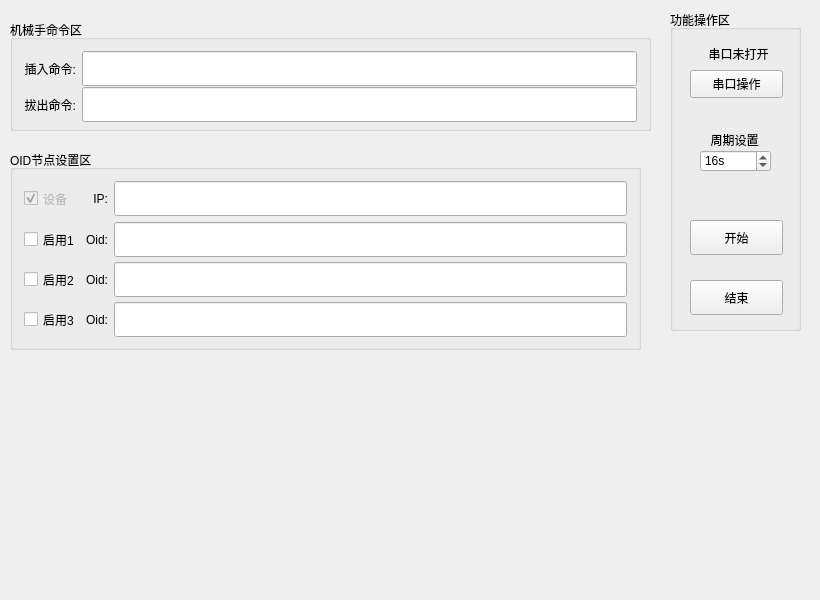
<?xml version="1.0" encoding="UTF-8"?>
<ui version="4.0">
 <class>MainWindow</class>
 <widget class="QMainWindow" name="MainWindow">
  <property name="geometry">
   <rect>
    <x>0</x>
    <y>0</y>
    <width>820</width>
    <height>600</height>
   </rect>
  </property>
  <property name="windowTitle">
   <string>MainWindow</string>
  </property>
  <widget class="QWidget" name="centralWidget">
   <widget class="QGroupBox" name="groupBox_1">
    <property name="geometry">
     <rect>
      <x>10</x>
      <y>20</y>
      <width>641</width>
      <height>111</height>
     </rect>
    </property>
    <property name="title">
     <string>机械手命令区</string>
    </property>
    <layout class="QGridLayout" name="gridLayout">
     <item row="0" column="0">
      <widget class="QLabel" name="label_2">
       <property name="minimumSize">
        <size>
         <width>0</width>
         <height>35</height>
        </size>
       </property>
       <property name="maximumSize">
        <size>
         <width>90</width>
         <height>16777215</height>
        </size>
       </property>
       <property name="text">
        <string>插入命令:</string>
       </property>
       <property name="alignment">
        <set>Qt::AlignRight|Qt::AlignTrailing|Qt::AlignVCenter</set>
       </property>
      </widget>
     </item>
     <item row="0" column="1">
      <widget class="QLineEdit" name="openEdit">
       <property name="minimumSize">
        <size>
         <width>0</width>
         <height>35</height>
        </size>
       </property>
      </widget>
     </item>
     <item row="1" column="0">
      <widget class="QLabel" name="label_4">
       <property name="minimumSize">
        <size>
         <width>0</width>
         <height>35</height>
        </size>
       </property>
       <property name="maximumSize">
        <size>
         <width>90</width>
         <height>16777215</height>
        </size>
       </property>
       <property name="text">
        <string>拔出命令:</string>
       </property>
       <property name="alignment">
        <set>Qt::AlignRight|Qt::AlignTrailing|Qt::AlignVCenter</set>
       </property>
      </widget>
     </item>
     <item row="1" column="1">
      <widget class="QLineEdit" name="closeEdit">
       <property name="minimumSize">
        <size>
         <width>0</width>
         <height>35</height>
        </size>
       </property>
      </widget>
     </item>
    </layout>
   </widget>
   <widget class="QGroupBox" name="groupBox_2">
    <property name="geometry">
     <rect>
      <x>10</x>
      <y>150</y>
      <width>631</width>
      <height>200</height>
     </rect>
    </property>
    <property name="title">
     <string>OID节点设置区</string>
    </property>
    <layout class="QGridLayout" name="gridLayout_2">
     <item row="0" column="0">
      <widget class="QCheckBox" name="enBox_4">
       <property name="enabled">
        <bool>false</bool>
       </property>
       <property name="minimumSize">
        <size>
         <width>0</width>
         <height>35</height>
        </size>
       </property>
       <property name="text">
        <string>设备</string>
       </property>
       <property name="checked">
        <bool>true</bool>
       </property>
      </widget>
     </item>
     <item row="0" column="1">
      <widget class="QLabel" name="label_8">
       <property name="minimumSize">
        <size>
         <width>0</width>
         <height>35</height>
        </size>
       </property>
       <property name="text">
        <string>IP:</string>
       </property>
       <property name="alignment">
        <set>Qt::AlignRight|Qt::AlignTrailing|Qt::AlignVCenter</set>
       </property>
      </widget>
     </item>
     <item row="0" column="2">
      <widget class="QLineEdit" name="ipEdit">
       <property name="minimumSize">
        <size>
         <width>0</width>
         <height>35</height>
        </size>
       </property>
      </widget>
     </item>
     <item row="1" column="0">
      <widget class="QCheckBox" name="enBox_1">
       <property name="minimumSize">
        <size>
         <width>0</width>
         <height>35</height>
        </size>
       </property>
       <property name="text">
        <string>启用1</string>
       </property>
      </widget>
     </item>
     <item row="1" column="1">
      <widget class="QLabel" name="label_3">
       <property name="minimumSize">
        <size>
         <width>0</width>
         <height>35</height>
        </size>
       </property>
       <property name="text">
        <string>Oid:</string>
       </property>
       <property name="alignment">
        <set>Qt::AlignRight|Qt::AlignTrailing|Qt::AlignVCenter</set>
       </property>
      </widget>
     </item>
     <item row="1" column="2">
      <widget class="QLineEdit" name="oidEdit_1">
       <property name="minimumSize">
        <size>
         <width>0</width>
         <height>35</height>
        </size>
       </property>
      </widget>
     </item>
     <item row="2" column="0">
      <widget class="QCheckBox" name="enBox_2">
       <property name="minimumSize">
        <size>
         <width>0</width>
         <height>35</height>
        </size>
       </property>
       <property name="text">
        <string>启用2</string>
       </property>
      </widget>
     </item>
     <item row="2" column="1">
      <widget class="QLabel" name="label_5">
       <property name="minimumSize">
        <size>
         <width>0</width>
         <height>35</height>
        </size>
       </property>
       <property name="text">
        <string>Oid:</string>
       </property>
       <property name="alignment">
        <set>Qt::AlignRight|Qt::AlignTrailing|Qt::AlignVCenter</set>
       </property>
      </widget>
     </item>
     <item row="2" column="2">
      <widget class="QLineEdit" name="oidEdit_2">
       <property name="minimumSize">
        <size>
         <width>0</width>
         <height>35</height>
        </size>
       </property>
      </widget>
     </item>
     <item row="3" column="0">
      <widget class="QCheckBox" name="enBox_3">
       <property name="minimumSize">
        <size>
         <width>0</width>
         <height>35</height>
        </size>
       </property>
       <property name="text">
        <string>启用3</string>
       </property>
      </widget>
     </item>
     <item row="3" column="1">
      <widget class="QLabel" name="label_6">
       <property name="minimumSize">
        <size>
         <width>0</width>
         <height>35</height>
        </size>
       </property>
       <property name="text">
        <string>Oid:</string>
       </property>
       <property name="alignment">
        <set>Qt::AlignRight|Qt::AlignTrailing|Qt::AlignVCenter</set>
       </property>
      </widget>
     </item>
     <item row="3" column="2">
      <widget class="QLineEdit" name="oidEdit_3">
       <property name="minimumSize">
        <size>
         <width>0</width>
         <height>35</height>
        </size>
       </property>
      </widget>
     </item>
    </layout>
   </widget>
   <widget class="QGroupBox" name="groupBox">
    <property name="geometry">
     <rect>
      <x>670</x>
      <y>10</y>
      <width>131</width>
      <height>321</height>
     </rect>
    </property>
    <property name="title">
     <string>功能操作区</string>
    </property>
    <widget class="QLabel" name="label">
     <property name="geometry">
      <rect>
       <x>18</x>
       <y>34</y>
       <width>101</width>
       <height>20</height>
      </rect>
     </property>
     <property name="maximumSize">
      <size>
       <width>16777215</width>
       <height>30</height>
      </size>
     </property>
     <property name="text">
      <string>串口未打开</string>
     </property>
     <property name="alignment">
      <set>Qt::AlignCenter</set>
     </property>
    </widget>
    <widget class="QPushButton" name="comBtn">
     <property name="geometry">
      <rect>
       <x>20</x>
       <y>60</y>
       <width>93</width>
       <height>28</height>
      </rect>
     </property>
     <property name="text">
      <string>串口操作</string>
     </property>
    </widget>
    <widget class="QPushButton" name="startBtn">
     <property name="geometry">
      <rect>
       <x>20</x>
       <y>210</y>
       <width>93</width>
       <height>35</height>
      </rect>
     </property>
     <property name="text">
      <string>开始</string>
     </property>
    </widget>
    <widget class="QPushButton" name="overBtn">
     <property name="geometry">
      <rect>
       <x>20</x>
       <y>270</y>
       <width>93</width>
       <height>35</height>
      </rect>
     </property>
     <property name="text">
      <string>结束</string>
     </property>
    </widget>
    <widget class="QLabel" name="label_7">
     <property name="geometry">
      <rect>
       <x>24</x>
       <y>120</y>
       <width>81</width>
       <height>20</height>
      </rect>
     </property>
     <property name="maximumSize">
      <size>
       <width>16777215</width>
       <height>30</height>
      </size>
     </property>
     <property name="text">
      <string>周期设置</string>
     </property>
     <property name="alignment">
      <set>Qt::AlignCenter</set>
     </property>
    </widget>
    <widget class="QSpinBox" name="spinBox">
     <property name="geometry">
      <rect>
       <x>30</x>
       <y>140</y>
       <width>71</width>
       <height>22</height>
      </rect>
     </property>
     <property name="suffix">
      <string>s</string>
     </property>
     <property name="value">
      <number>16</number>
     </property>
    </widget>
   </widget>
   <widget class="QWidget" name="widget" native="true">
    <property name="geometry">
     <rect>
      <x>0</x>
      <y>340</y>
      <width>821</width>
      <height>261</height>
     </rect>
    </property>
   </widget>
  </widget>
 </widget>
 <layoutdefault spacing="6" margin="11"/>
 <resources/>
 <connections/>
</ui>
